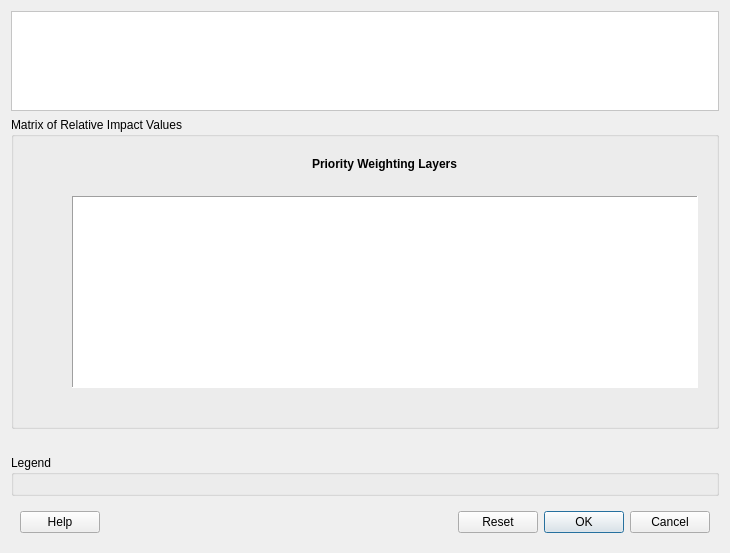
<?xml version="1.0" encoding="UTF-8"?>
<ui version="4.0">
 <class>NcsPwlImpactManagerDialog</class>
 <widget class="QDialog" name="NcsPwlImpactManagerDialog">
  <property name="geometry">
   <rect>
    <x>0</x>
    <y>0</y>
    <width>0</width>
    <height>0</height>
   </rect>
  </property>
  <property name="windowTitle">
   <string>NCS Pathways/PWLs Matrix of Relative Impact Values Manager</string>
  </property>
  <layout class="QVBoxLayout" name="vBoxLayout_2">
   <item>
    <widget class="QFrame" name="frame">
     <property name="sizePolicy">
      <sizepolicy hsizetype="Preferred" vsizetype="Minimum">
       <horstretch>0</horstretch>
       <verstretch>0</verstretch>
      </sizepolicy>
     </property>
     <property name="minimumSize">
      <size>
       <width>0</width>
       <height>100</height>
      </size>
     </property>
     <property name="maximumSize">
      <size>
       <width>16777215</width>
       <height>100</height>
      </size>
     </property>
     <property name="autoFillBackground">
      <bool>false</bool>
     </property>
     <property name="styleSheet">
      <string notr="true">background-color: rgb(255, 255, 255);</string>
     </property>
     <property name="frameShape">
      <enum>QFrame::StyledPanel</enum>
     </property>
     <property name="frameShadow">
      <enum>QFrame::Raised</enum>
     </property>
     <layout class="QHBoxLayout" name="horizontalLayout">
      <item>
       <widget class="QLabel" name="icon_la">
        <property name="maximumSize">
         <size>
          <width>91</width>
          <height>81</height>
         </size>
        </property>
        <property name="text">
         <string/>
        </property>
        <property name="scaledContents">
         <bool>true</bool>
        </property>
       </widget>
      </item>
      <item>
       <widget class="QLabel" name="label_description">
        <property name="wordWrap">
         <bool>true</bool>
        </property>
        <property name="openExternalLinks">
         <bool>true</bool>
        </property>
       </widget>
      </item>
     </layout>
    </widget>
   </item>
   <item>
    <layout class="QVBoxLayout" name="vl_notification"/>
   </item> 
   <item alignment="Qt::AlignTop">
    <widget class="QGroupBox" name="mGroupBox">
     <property name="sizePolicy">
      <sizepolicy hsizetype="Preferred" vsizetype="Fixed">
       <horstretch>0</horstretch>
       <verstretch>0</verstretch>
      </sizepolicy>
     </property>
     <property name="title">
      <string>Matrix of Relative Impact Values</string>
     </property>
     <layout class="QVBoxLayout" name="horizontalLayout_2">
      <item>
       <layout class="QGridLayout" name="matrix_table_layout">
        <item row="0" column="1" alignment="Qt::AlignHCenter">
         <widget class="QLabel" name="label_pwls">
          <property name="sizePolicy">
           <sizepolicy hsizetype="Preferred" vsizetype="Minimum">
            <horstretch>0</horstretch>
            <verstretch>0</verstretch>
           </sizepolicy>
          </property>
          <property name="minimumSize">
           <size>
            <width>0</width>
            <height>35</height>
           </size>
          </property>
          <property name="maximumSize">
           <size>
            <width>16777215</width>
            <height>35</height>
           </size>
          </property>
          <property name="font">
           <font>
            <weight>75</weight>
            <bold>true</bold>
           </font>
          </property>
          <property name="text">
           <string>Priority Weighting Layers</string>
          </property>
         </widget>
        </item>
        <item row="1" column="1" alignment="Qt::AlignTop">
            <widget class="QWidget" name="">
                <layout class="QVBoxLayout" name="vboxLayoutPathways">
                    <item>
                        <widget class="QTableWidget" name="rel_impact_matrix">
                            <property name="sizePolicy">
                            <sizepolicy hsizetype="Expanding" vsizetype="Expanding">
                                <horstretch>0</horstretch>
                                <verstretch>0</verstretch>
                            </sizepolicy>
                            </property>
                            <property name="minimumSize">
                            <size>
                                <width>0</width>
                                <height>0</height>
                            </size>
                            </property>
                            <property name="autoFillBackground">
                            <bool>false</bool>
                            </property>
                            <property name="frameShape">
                            <enum>QFrame::Panel</enum>
                            </property>
                            <property name="frameShadow">
                            <enum>QFrame::Sunken</enum>
                            </property>
                            <property name="frameShadow">
                            <enum>QFrame::Sunken</enum>
                            </property>
                            <property name="verticalScrollBarPolicy">
                            <enum>Qt::ScrollBarAsNeeded</enum>
                            </property>
                            <property name="showGrid">
                            <bool>false</bool>
                            </property>
                            <property name="gridStyle">
                            <enum>Qt::SolidLine</enum>
                            </property>
                            <property name="rowCount">
                            <number>0</number>
                            </property>
                            <property name="columnCount">
                            <number>0</number>
                            </property>
                            <attribute name="horizontalHeaderCascadingSectionResizes">
                            <bool>true</bool>
                            </attribute>
                            <attribute name="horizontalHeaderMinimumSectionSize">
                            <number>20</number>
                            </attribute>
                            <attribute name="horizontalHeaderDefaultSectionSize">
                            <number>40</number>
                            </attribute>
                            <attribute name="horizontalHeaderHighlightSections">
                            <bool>true</bool>
                            </attribute>
                            <attribute name="horizontalHeaderStretchLastSection">
                            <bool>true</bool>
                            </attribute>
                            <attribute name="verticalHeaderCascadingSectionResizes">
                            <bool>true</bool>
                            </attribute>
                            <attribute name="verticalHeaderMinimumSectionSize">
                            <number>40</number>
                            </attribute>
                            <attribute name="verticalHeaderDefaultSectionSize">
                            <number>40</number>
                            </attribute>
                            <attribute name="verticalHeaderHighlightSections">
                            <bool>true</bool>
                            </attribute>
                            <attribute name="verticalHeaderStretchLastSection">
                            <bool>true</bool>
                            </attribute>
                        </widget>
                    </item>
                    <item>
                        <spacer name="horizontalSpacer_1">
                            <property name="orientation">
                                <enum>Qt::Vertical</enum>
                            </property>
                            <property name="sizeHint" stdset="0">
                                <size>
                                    <width>40</width>
                                    <height>20</height>
                                </size>
                            </property>
                        </spacer>
                    </item>
                </layout>
            </widget>         
        </item>
        <item row="0" column="0">
         <spacer name="horizontalSpacer">
          <property name="orientation">
           <enum>Qt::Horizontal</enum>
          </property>
          <property name="sizeType">
           <enum>QSizePolicy::Fixed</enum>
          </property>
          <property name="sizeHint" stdset="0">
           <size>
            <width>40</width>
            <height>20</height>
           </size>
          </property>
         </spacer>
        </item>
       </layout>
      </item>
     </layout>
    </widget>
   </item>
   <item>
        <spacer name="verticalSpacer">
            <property name="orientation">
                <enum>Qt::Vertical</enum>
            </property>
            <property name="sizeHint" stdset="0">
                <size>
                    <width>40</width>
                    <height>20</height>
                </size>
            </property>
        </spacer>
    </item>
    <item alignment="Qt::AlignTop">
        <widget class="QGroupBox" name="qwidget_legend">
            <property name="title">
                <string>Legend</string>
            </property>
            <layout class="QGridLayout" name="gridLayoutLegend"/>
        </widget>
    </item>
    <item>
        <widget class="QWidget">
            <layout class="QHBoxLayout">
                <item>
                    <widget class="QPushButton" name="btn_help">
                    <property name="text">
                    <string>Help</string>
                    </property>
                    </widget>
                </item>
                <item>
                    <spacer name="horizontalSpacer_4">
                    <property name="orientation">
                    <enum>Qt::Horizontal</enum>
                    </property>
                    <property name="sizeHint" stdset="0">
                    <size>
                    <width>352</width>
                    <height>20</height>
                    </size>
                    </property>
                    </spacer>
                </item>
                <item alignment="Qt::AlignRight">
                    <widget class="QDialogButtonBox" name="buttonBox">
                    <property name="standardButtons">
                    <set>QDialogButtonBox::Cancel|QDialogButtonBox::Ok|QDialogButtonBox::Reset</set>
                    </property>
                    </widget>
                </item>
            </layout>
        </widget>
    </item>
  </layout>
 </widget>
 <resources/>
 <connections>
  <connection>
   <sender>buttonBox</sender>
   <signal>rejected()</signal>
   <receiver>NcsPwlImpactManagerDialog</receiver>
   <slot>reject()</slot>
   <hints>
    <hint type="sourcelabel">
     <x>513</x>
     <y>480</y>
    </hint>
    <hint type="destinationlabel">
     <x>301</x>
     <y>250</y>
    </hint>
   </hints>
  </connection>
 </connections>
</ui>
